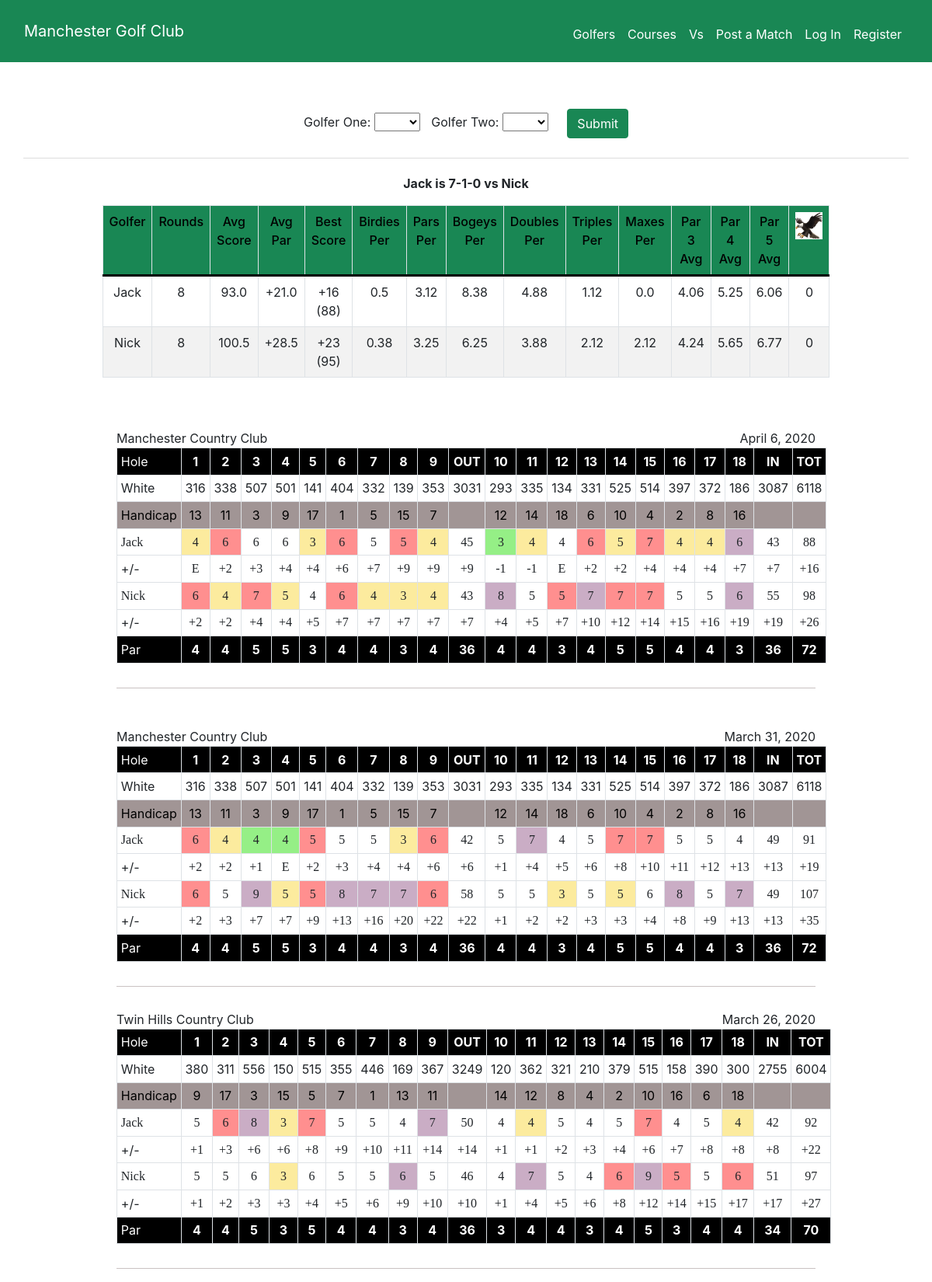
Screenshot of /vs/Jack/Nick (upper part) with the database file from the repository.
### golf/models.py (models this page shows, shortened)
class User(AbstractUser):
    def __str__(self):
        return f"{self.first_name}"

class Round(models.Model):
    golfer = models.ForeignKey(
        User, on_delete=models.CASCADE, related_name="users_rounds")
    course = models.ForeignKey(Course, on_delete=models.CASCADE)
    date = models.DateField()
    match = models.IntegerField(default=0)

class Course(models.Model):
    name = models.CharField(max_length=50)
    WHITE = 'White'
    BLUE = 'Blue'
    RED = 'Red'
    BLACK = 'Black'
    TEE_CHOICES = [
        (WHITE, 'White'),
        (BLUE, 'Blue'),
        (RED, 'Red'),
        (BLACK, 'Black')
    ]
    tees = models.CharField(max_length=6, choices=TEE_CHOICES, default=WHITE)
    course_rating = models.DecimalField(max_digits=3, decimal_places=1)
    slope = models.IntegerField()
    front_par = models.IntegerField()
    back_par = models.IntegerField()
    par = models.IntegerField()
    front_yardage = models.IntegerField()
    back_yardage = models.IntegerField()
    yardage = models.IntegerField()
    abbreviation = models.CharField(max_length=10)
    def __str__(self):
        return f"{self.name}"

### golf/views.py (the view)
# urls.py: path("vs/<str:golfer1>/<str:golfer2>", views.vs, name="vs")
def vs(request, golfer1, golfer2):
    all_golfers = User.objects.all()  # Offer option to switch to any golfer
    golfer_one = User.objects.get(first_name=golfer1)
    golfer_two = User.objects.get(first_name=golfer2)
    golfer_one_rounds = Round.objects.filter(golfer=golfer_one)
    golfer_two_rounds = Round.objects.filter(golfer=golfer_two)
    golfer_one_match_ids = []
    golfer_two_match_ids = []
    for this_round in golfer_one_rounds:
        if this_round.match not in golfer_one_match_ids:
            golfer_one_match_ids.append(this_round.match)
    for this_round in golfer_two_rounds:
        if this_round.match not in golfer_two_match_ids:
            golfer_two_match_ids.append(this_round.match)
    cumulative_match_ids = []
    for id in golfer_one_match_ids:
        if id in golfer_two_match_ids:
            cumulative_match_ids.append(id)
    golfer_one_rounds = \
        Round.objects.filter(golfer=golfer_one,
                             match__in=cumulative_match_ids).order_by('-date')
    golfer_two_rounds = \
        Round.objects.filter(golfer=golfer_two,
                             match__in=cumulative_match_ids).order_by('-date')
    if len(golfer_one_rounds) == 0:
        message = 'The selected golfers have not played each other.'
        return render(request, "golf/error.html", {'message': message})
    golfer_one_stats = get_stats(golfer_one_rounds)
    golfer_two_stats = get_stats(golfer_two_rounds)
    both_golfers_rounds = [golfer_one_rounds, golfer_two_rounds]
    scorecards = get_vs_scorecards(both_golfers_rounds)
    match_checker = {'golfer_one_wins': 0, 'golfer_two_wins': 0, 'ties': 0}
    for scorecard in scorecards:
        if scorecard['strokes_one'][-1] < scorecard['strokes_two'][-1]:
            match_checker['golfer_one_wins'] += 1
        elif scorecard['strokes_one'][-1] > scorecard['strokes_two'][-1]:
            match_checker['golfer_two_wins'] += 1
        else:
            match_checker['ties'] += 1
    golfer_one_wins = match_checker['golfer_one_wins']
    golfer_two_wins = match_checker['golfer_two_wins']
    ties = match_checker['ties']
    if golfer_one_wins >= golfer_two_wins:
        winner = f"{golfer_one} is {golfer_one_wins}"
        loser = f"-{golfer_two_wins}-{ties} vs {golfer_two}"
        record = winner + loser
    else:
        winner = f"{golfer_two} is {golfer_two_wins}"
        loser = f"-{golfer_one_wins}-{ties} vs {golfer_one}"
        record = winner + loser
    if golfer_one_stats[2] > golfer_two_stats[2]:
        buffer = golfer_one_stats
        golfer_one_stats = golfer_two_stats
        golfer_two_stats = buffer
    context = {'stats_one': golfer_one_stats, 'stats_two': golfer_two_stats,
               'scorecards': scorecards, 'course_length': range(1, 10),
               'all_golfers': all_golfers, 'golfer_one': golfer_one,
               'golfer_two': golfer_two, 'record': record}
    return render(request, "golf/vs.html", context)

### golf/helpers.py (called while the page is built)
def par_shift(score: int) -> str:
    if score > 0:
        return f"+{score}"
    elif score == 0:
        return "E"
    else:
        return str(score)

### golf/templates/golf/vs.html (shortened to what this page needs)
{% extends "golf/layout.html" %}
{% load static %}
{% block main %}
<div id="vs-selector" class="container-sm">
    <div class="grid">
        <div>
            <label for="golfer-name-one" id="golfer-label">Golfer One: </label>
            <select name="golfer-name-one" id="golfer-name-one">
            </select>
            <label for="golfer-name-two" id="golfer-label">Golfer Two: </label>
            <select name="golfer-name-two" id="golfer-name-two">
            </select>
            <button id="vs-submit-button" type="submit" class="btn btn-success btn-med">Submit</button>
        </div>
    </div>
</div>
<p><strong>{{ record }}</strong></p>
<table id="stats" class="table table-bordered standings">
    <thead class="success">
        <tr class="stats-header">
            <td class="stat">Golfer</td>
            <td class="stat">Rounds</td>
            <td class="stat">Avg Score</td>
            <td class="stat">Avg Par</td>
            <td class="stat">Best Score</td>
            <td class="stat">Birdies Per</td>
            <td class="stat">Pars Per</td>
            <td class="stat">Bogeys Per</td>
            <td class="stat">Doubles Per</td>
            <td class="stat">Triples Per</td>
            <td class="stat">Maxes Per</td>
            <td class="stat">Par 3 Avg</td>
            <td class="stat">Par 4 Avg</td>
            <td class="stat">Par 5 Avg</td>
            <td class="stat"><img src="{% static 'golf/eagle.png' %}" alt="eagle" width=35 height=35></td>
        </tr>
    </thead>
    <tr>
        {% for stat in stats_one %}
        <td class="stat">{{ stat }}</td>
        {% endfor %}
    </tr>
    <tr>
        {% for stat in stats_two %}
        <td class="stat">{{ stat }}</td>
        {% endfor %}
    </tr>
</table>
<div id="content" class="container-sm">
    {% for scorecard in scorecards %}
    <div id="scorecard" class="scorecard-view">
        <p class="scorecard-course-name">{{ scorecard.round.course }}</p>
        <p class="scorecard-course-date">{{ scorecard.round.date }}</p>
        <table class="table table-sm table-bordered">
            <tr class="holes-row">
                <th class="scorecard-header">Hole</th>
                {% for i in course_length %}
                <th>{{ i }}</th>
                {% endfor %}
                <th>OUT</th>
                {% for i in course_length %}
                <th>{{ i|add:"9" }}</th>
                {% endfor %}
                <th>IN</th>
                <th>TOT</th>
            </tr>
            <tr class="yardages-row">
                <td class="scorecard-header">{{ scorecard.course.tees }}</td>
                {% for yard in scorecard.yardages|slice:"0:9" %}
                <td>{{ yard }}</td>
                {% endfor %}
                <td>{{ scorecard.course.front_yardage }}</td>
                {% for yard in scorecard.yardages|slice:"9:" %}
                <td>{{ yard }}</td>
                {% endfor %}
                <td>{{ scorecard.course.back_yardage }}</td>
                <td>{{ scorecard.course.yardage }}</td>
            </tr>
            <tr class="handicap-row">
                <td class="scorecard-header">Handicap</td>
                {% for handicap in scorecard.handicaps|slice:":9" %}
                <td>{{ handicap }}</td>
                {% endfor %}
                <td></td>
                {% for handicap in scorecard.handicaps|slice:"9:" %}
                <td>{{ handicap }}</td>
                {% endfor %}
                <td></td>
                <td></td>
            </tr>
            <tr class="handwritten-score strokes">
                <td class="scorecard-header">{{ golfer_one.first_name }}</td>
                {% for stroke, score in scorecard.zipped_scores_one %}
                {% if score >= 3 %}
                <td class="triple-bogey-or-worse">{{ stroke }}</td>
                {% elif score == 2 %}
                <td class="double-bogey">{{ stroke }}</td>
                {% elif score == 0 %}
                <td class="par">{{ stroke }}</td>
                {% elif score < 0 %} <td class="birdie-or-better">{{ stroke }}</td>
                    {% else %}
                    <td class="bogey">{{ stroke }}</td>
                    {% endif %}
                    {% endfor %}
            </tr>
            <tr>
                <td class="scorecard-header">+/-</td>
                {% for par in scorecard.to_pars_one %}
                <td class="handwritten-score bogey">{{ par }}</td>
                {% endfor %}
            </tr>
            <tr class="handwritten-score strokes">
                <td class="scorecard-header">{{ golfer_two.first_name }}</td>
                {% for stroke, score in scorecard.zipped_scores_two %}
                {% if score >= 3 %}
                <td class="triple-bogey-or-worse">{{ stroke }}</td>
                {% elif score == 2 %}
                <td class="double-bogey">{{ stroke }}</td>
                {% elif score == 0 %}
                <td class="par">{{ stroke }}</td>
                {% elif score < 0 %} <td class="birdie-or-better">{{ stroke }}</td>
                    {% else %}
                    <td class="bogey">{{ stroke }}</td>
                    {% endif %}
                    {% endfor %}
            </tr>
            <tr>
                <td class="scorecard-header">+/-</td>
                {% for par in scorecard.to_pars_two %}
                <td class="handwritten-score bogey">{{ par }}</td>
                {% endfor %}
            </tr>
            <tr class="holes-row">
                <td class="scorecard-header">Par</td>
                {% for par in scorecard.pars|slice:":9" %}
                <td>{{ par }}</td>
                {% endfor %}
                <td>{{ scorecard.course.front_par }}</td>
                {% for par in scorecard.pars|slice:"9:" %}
                <td>{{ par }}</td>
                {% endfor %}
                <td>{{ scorecard.course.back_par }}</td>
                <td>{{ scorecard.course.par }}</td>
            </tr>
        </table>
    </div>
</div>
{% endfor %}
{% endblock %}

### golf/static/golf/styles.css (style rules this page uses)
.grid { display: grid; place-items: center; padding: 15px; }
.scorecard-view { margin: 0 auto; width: 900px; font-size: medium; text-align: center; padding-top: 30px; padding-bottom: 15px; border-bottom: #cac2c2 1px solid; }
.holes-row { color: white; background-color: black; text-align: center; font-weight: bold; }
.yardages-row { text-align: center; }
.handicap-row { text-align: center; color: black; background-color: rgb(161, 149, 149); }
.scorecard-header { text-align: left; font-weight: 400; }
input, button { padding: 7px; }
button { margin: 10px; }
td, th { padding: 5px; border-style: solid; border-color: gray; border-width: 1px; }
th { width: 100px; }
td.triple-bogey-or-worse { background-color: #caadc5; text-align: center; }
td.birdie-or-better { background-color: #95ef86; text-align: center; }
td.par { background-color: #fceb9e; text-align: center; }
td.double-bogey { background-color: #ff8f8f; text-align: center; }
td.bogey { text-align: center; }
.handwritten-score { font-family: ink free; font-weight: semibold; }
.scorecard-course-name { margin: 0px; float: left; }
.scorecard-course-date { margin: 0px; float: right; }
.standings tr:nth-of-type(even) { background-color: #f2f2f2; }
.stats-header { color: black; background-color: #198754; font-weight: 500; text-align: center; border-bottom: 3px solid black; }
td.stat { text-align: center; padding: 8px; }
#stats, #averages { padding: 25px; width: 75%; border: 0px; }
#content { margin: 20px; }
#course-selector, #vs-selector { border-bottom: 1px solid #DDDDDD; place-items: center normal; margin: 20px; }
#golfer-label { margin-left: 10px; }
#vs-submit-button { margin-left: 20px; background-color: #198754; border-color: #198754; }

### rows the page displays
User: first_name "Jack"
User: first_name "Nick"
Round: round.course "Manchester Country Club", round "April 6, 2020", course_length "1" "2" "3" "4" "5" "6" "7" "8" "9", course_length "10" "11" "12" "13" "14" "15" "16" "17" "18", course.tees "White", yardages "316" "338" "507" "501" "141" "404" "332" "139" "353", course.front_yardage "3031", yardages "293" "335" "134" "331" "525" "514" "397" "372" "186", course.back_yardage "3087", course.yardage "6118", handicaps "13" "11" "3" "9" "17" "1" "5" "15" "7", handicaps "12" "14" "18" "6" "10" "4" "2" "8" "16", zipped_scores_one "4" "3" "4" "4" "5" "4" "4", zipped_scores_one "6" "6" "5" "6" "7", zipped_scores_one "6" "6" "5" "45" "4" "43" "88", zipped_scores_one "3", zipped_scores_one "6", to_pars_one "E" "+2" "+3" "+4" "+4" "+6" "+7" "+9" "+9" "+9" "-1" "-1" "E" "+2" "+2" "+4" "+4" "+4" "+7" "+7" "+16", zipped_scores_two "6" "7" "6" "5" "7" "7", zipped_scores_two "4" "5" "4" "3" "4", zipped_scores_two "4" "43" "5" "5" "5" "55" "98", zipped_scores_two "8" "7" "6", to_pars_two "+2" "+2" "+4" "+4" "+5" "+7" "+7" "+7" "+7" "+7" "+4" "+5" "+7" "+10" "+12" "+14" "+15" "+16" "+19" "+19" "+26", pars "4" "4" "5" "5" "3" "4" "4" "3" "4", course.front_par "36", pars "4" "4" "3" "4" "5" "5" "4" "4" "3", course.back_par "36", course.par "72"
Round: round.course "Manchester Country Club", round "March 31, 2020", course_length "1" "2" "3" "4" "5" "6" "7" "8" "9", course_length "10" "11" "12" "13" "14" "15" "16" "17" "18", course.tees "White", yardages "316" "338" "507" "501" "141" "404" "332" "139" "353", course.front_yardage "3031", yardages "293" "335" "134" "331" "525" "514" "397" "372" "186", course.back_yardage "3087", course.yardage "6118", handicaps "13" "11" "3" "9" "17" "1" "5" "15" "7", handicaps "12" "14" "18" "6" "10" "4" "2" "8" "16", zipped_scores_one "6" "5" "6" "7" "7", zipped_scores_one "4" "3", zipped_scores_one "4" "4", zipped_scores_one "5" "5" "42" "5" "4" "5" "5" "5" "4" "49" "91", zipped_scores_one "7", to_pars_one "+2" "+2" "+1" "E" "+2" "+3" "+4" "+4" "+6" "+6" "+1" "+4" "+5" "+6" "+8" "+10" "+11" "+12" "+13" "+13" "+19", zipped_scores_two "6" "5" "6", zipped_scores_two "5" "58" "5" "5" "5" "6" "5" "49" "107", zipped_scores_two "9" "8" "7" "7" "8" "7", zipped_scores_two "5" "3" "5", to_pars_two "+2" "+3" "+7" "+7" "+9" "+13" "+16" "+20" "+22" "+22" "+1" "+2" "+2" "+3" "+3" "+4" "+8" "+9" "+13" "+13" "+35", pars "4" "4" "5" "5" "3" "4" "4" "3" "4", course.front_par "36", pars "4" "4" "3" "4" "5" "5" "4" "4" "3", course.back_par "36", course.par "72"
Round: round.course "Twin Hills Country Club", round "March 26, 2020", course_length "1" "2" "3" "4" "5" "6" "7" "8" "9", course_length "10" "11" "12" "13" "14" "15" "16" "17" "18", course.tees "White", yardages "380" "311" "556" "150" "515" "355" "446" "169" "367", course.front_yardage "3249", yardages "120" "362" "321" "210" "379" "515" "158" "390" "300", course.back_yardage "2755", course.yardage "6004", handicaps "9" "17" "3" "15" "5" "7" "1" "13" "11", handicaps "14" "12" "8" "4" "2" "10" "16" "6" "18", zipped_scores_one "5" "5" "5" "4" "50" "4" "5" "4" "5" "4" "5" "42" "92", zipped_scores_one "6" "7" "7", zipped_scores_one "8" "7", zipped_scores_one "3" "4" "4", to_pars_one "+1" "+3" "+6" "+6" "+8" "+9" "+10" "+11" "+14" "+14" "+1" "+1" "+2" "+3" "+4" "+6" "+7" "+8" "+8" "+8" "+22", zipped_scores_two "5" "5" "6" "6" "5" "5" "5" "46" "4" "5" "4" "5" "51" "97", zipped_scores_two "3", zipped_scores_two "6" "7" "9", zipped_scores_two "6" "5" "6", to_pars_two "+1" "+2" "+3" "+3" "+4" "+5" "+6" "+9" "+10" "+10" "+1" "+4" "+5" "+6" "+8" "+12" "+14" "+15" "+17" "+17" "+27", pars "4" "4" "5" "3" "5" "4" "4" "3" "4", course.front_par "36", pars "3" "4" "4" "3" "4" "5" "3" "4" "4", course.back_par "34", course.par "70"

### other values shown
{{ record }} "Jack is 7-1-0 vs Nick"
{{ stat }} "8" "93.0" "+21.0" "+16 (88)" "0.5" "3.12" "8.38" "4.88" "1.12" "0.0" "4.06" "5.25" "6.06" "0"
{{ stat }} "8" "100.5" "+28.5" "+23 (95)" "0.38" "3.25" "6.25" "3.88" "2.12" "2.12" "4.24" "5.65" "6.77" "0"
